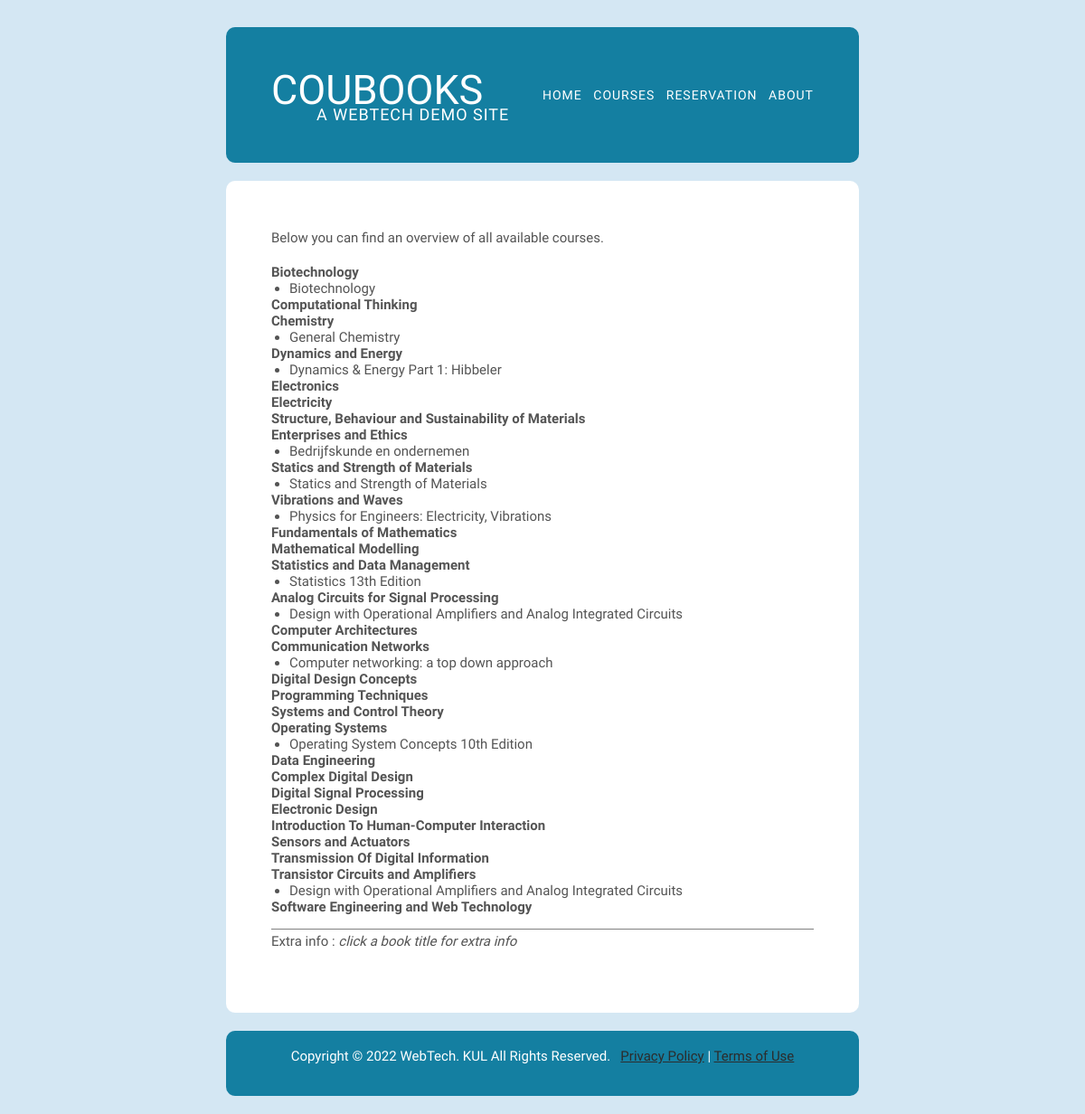
/courses.php, run on the app's committed database.
### tables this page shows
create table course
(
    id    char(6)
        primary key,
    fase  int         null,
    name  varchar(60) null,
    staff int         null,
    constraint staff_fk
        foreign key (staff) references staff (id)
);

create table book
(
    id      int auto_increment
        primary key,
    title   varchar(70) null,
    isbn    bigint      null,
    obliged bit         null,
    course  char(6)         null,
    constraint course_fk
        foreign key (course) references course (id)
);

### php/model/Course.php (called while the page is built, shortened)
<?php
require_once 'Staff.php';
class Course {
    private string $name;
    public function __construct(string $name, int $fase, Staff $teacher) {
        $this->name = $name;
    }
    protected function setId(?string $id): Course {
        return $this;
    }
    public function getName(): string {
        return $this->name;
    }
    static function getCourseById(string $id) : ?Course {
        $db = Db::getConnection();
        $stm = $db->prepare('SELECT id, fase, name, staff FROM course WHERE id = :id;');
        $stm->execute([':id' => $id]);
        $course = null;
        while ($item = $stm->fetch()) {
            $staff = Staff::getStaffById($item['staff']);
            $fase = $item['fase'];
            $course = new Course($item['name'], $fase, $staff);
            $course->setId($item['id']);
        };
        return $course;
    }
    static function getAllCourses() : array {
        $db = Db::getConnection();
        $stm = $db->prepare('SELECT id, fase, name, staff FROM course;');
        $stm->execute();
        $allCourses = array();
        while ($item = $stm->fetch()) {
            $staff = Staff::getStaffById($item['staff']);
            $course = new Course($item['name'], $item['fase'], $staff);
            $course->setId($item['id']);
            $allCourses[] = $course;
        };
        return $allCourses;
    }
}

### php/model/Staff.php (called while the page is built, shortened)
<?php
class Staff {
    protected function setId(?int $id): Staff {
        return $this;
    }
    static function getStaffById(int $id) : ?Staff {
        $db = Db::getConnection();
        $stm = $db->prepare('SELECT id, name, email FROM staff WHERE id = :id;');
        $stm->execute([':id' => $id]);
        $staff = null;
        while ($item = $stm->fetch()) {
            $staff = new Staff($item['name'], $item['email']);
            $staff->setId($item['id']);
        };
        return $staff;
    }
}

### php/model/Book.php (called while the page is built, shortened)
<?php
require_once 'Course.php';
class Book {
    private string $title;
    private ?string $isbn;
    public function __construct(string $title, ?string $isbn, Course $course, bool $obliged = false) {
        $this->title = $title;
        $this->isbn = $isbn;
    }
    protected function setId(?int $id): Book {
        return $this;
    }
    public function getTitle(): string {
        return $this->title;
    }
    public function getIsbn(): ?string {
        return $this->isbn;
    }
    static function getBooksByCourseId(string $id) : array {
        $db = Db::getConnection();
        $stm = $db->prepare('SELECT id, title, isbn, obliged, course FROM book WHERE course = :id;');
        $stm->execute([':id' => $id]);
        $books = array();
        while ($item = $stm->fetch()) {
            $course = Course::getCourseById($item['course']);
            $book = new Book($item['title'], $item['isbn'], $course, $item['obliged'] );
            $book->setId($item['id']);
            $books[] = $book;
        };
        return $books;
    }
}

### courses.php (the view, shortened to what this page needs)
<?php
require_once 'php/model/Course.php';
require_once 'php/model/Book.php';
?>
<!DOCTYPE html>
<html lang="en">
<head>
    <link href="css/main.css" rel="stylesheet" type="text/css"/>
    <link href="css/courses.css" rel="stylesheet" type="text/css"/>
</head>
<body>
<header>
    <div id="logo">
        <h1>CouBooks</h1>
        <h2>A Webtech demo site</h2>
    </div>
    <nav>
        <ul>
            <li><a href="main.php">Home</a></li>
            <li><a href="courses.php">Courses</a></li>
            <li><a href="reservation.php">Reservation</a></li>
            <li><a href="about.php">About</a></li>
        </ul>
    </nav>
</header>
<main>
    <section>
        <p>Below you can find an overview of all available courses.</p>
        <ul>
            <?php
            foreach (Course::getAllCourses() as $course) {
                $courseName = $course->getName();
                echo "<li>$courseName <ul>";
                foreach (Book::getBooksByCourseId($course->getId()) as $book) {
                    $bookTitle = $book->getTitle();
                    $bookIsbn = $book->getIsbn();
                    echo "<li class=\"bookItem\" data-isbn=\"$bookIsbn\">$bookTitle</li>";
                }
                echo "</ul></li>";
            }
            ?>
        </ul>
        <p id="info-block">Extra info : <em id="info-text">click a book title for extra info</em></p>
    </section>
</main>
<footer>
    <p>Copyright &copy 2022 WebTech. KUL&nbsp;All Rights Reserved.&nbsp;&nbsp;
        <a href="#">Privacy Policy</a> | <a href="#">Terms of Use</a>
    </p>
</footer>
</body>
</html>

### css/main.css (style rules this page uses)
* { margin: 0; padding: 0; }
body { background: #D4E7F3; font-family: 'Dosis',sans-serif; font-size: 15px; color: #545454; display: flex; flex-direction: column; align-items: center; }
header, main, footer { width: 700px; box-sizing: border-box; border-radius: 10px; margin-bottom: 20px; }
header { margin-top: 30px; height: 150px; padding: 50px; background: #147FA1; text-transform: uppercase; display: flex; flex-direction: row; align-items: center; }
main { padding: 50px; background: white; display: flex; flex-direction: row; }
footer { padding: 15px 0; background: #147FA1; color: #FFFFFF; text-align: center; }
h1, h2, h3 { text-transform: uppercase; font-weight: 500; }
ul { list-style: none; }
p { line-height: 180%; margin-bottom: 1em; }
a, strong { color: #2C2C2C; }
#logo { flex-grow: 2; color: #FFFFFF; }
#logo h1 { font-size: 3em; font-weight: 300; }
#logo h2 { margin-top: -10px; margin-left: 50px; letter-spacing: 1px; font-size: 1.2em; font-weight: 300; }
nav ul { width: 300px; display: flex; flex-direction: row; justify-content: space-between; }
nav a { letter-spacing: 1px; text-decoration: none; font-size: 14px; font-weight: 300; color: #FFFFFF; }
section { flex-grow: 2; }

### css/courses.css (style rules this page uses)
section > ul { font-weight: bold; }
section ul ul { font-weight: normal; list-style: disc; margin-left: 20px; cursor: pointer; }
#info-block { margin-top: 1em; border-top: 1px solid gray; }

### data on the page
course: name "Biotechnology"
book: title "Biotechnology"
course: name "Computational Thinking"
course: name "Chemistry"
book: title "General Chemistry"
course: name "Dynamics and Energy"
book: title "Dynamics & Energy Part 1: Hibbeler"
course: name "Electronics"
course: name "Electricity"
course: name "Structure, Behaviour and Sustainability of Materials"
course: name "Enterprises and Ethics"
book: title "Bedrijfskunde en ondernemen"
course: name "Statics and Strength of Materials"
book: title "Statics and Strength of Materials"
course: name "Vibrations and Waves"
book: title "Physics for Engineers: Electricity, Vibrations"
course: name "Fundamentals of Mathematics"
course: name "Mathematical Modelling"
course: name "Statistics and Data Management"
book: title "Statistics 13th Edition"
course: name "Analog Circuits for Signal Processing"
book: title "Design with Operational Amplifiers and Analog Integrated Circuits"
course: name "Computer Architectures"
course: name "Communication Networks"
book: title "Computer networking: a top down approach"
course: name "Digital Design Concepts"
course: name "Programming Techniques"
course: name "Systems and Control Theory"
course: name "Operating Systems"
book: title "Operating System Concepts 10th Edition"
course: name "Data Engineering"
course: name "Complex Digital Design"
course: name "Digital Signal Processing"
course: name "Electronic Design"
course: name "Introduction To Human-Computer Interaction"
course: name "Sensors and Actuators"
course: name "Transmission Of Digital Information"
course: name "Transistor Circuits and Amplifiers"
book: title "Design with Operational Amplifiers and Analog Integrated Circuits"
course: name "Software Engineering and Web Technology"
